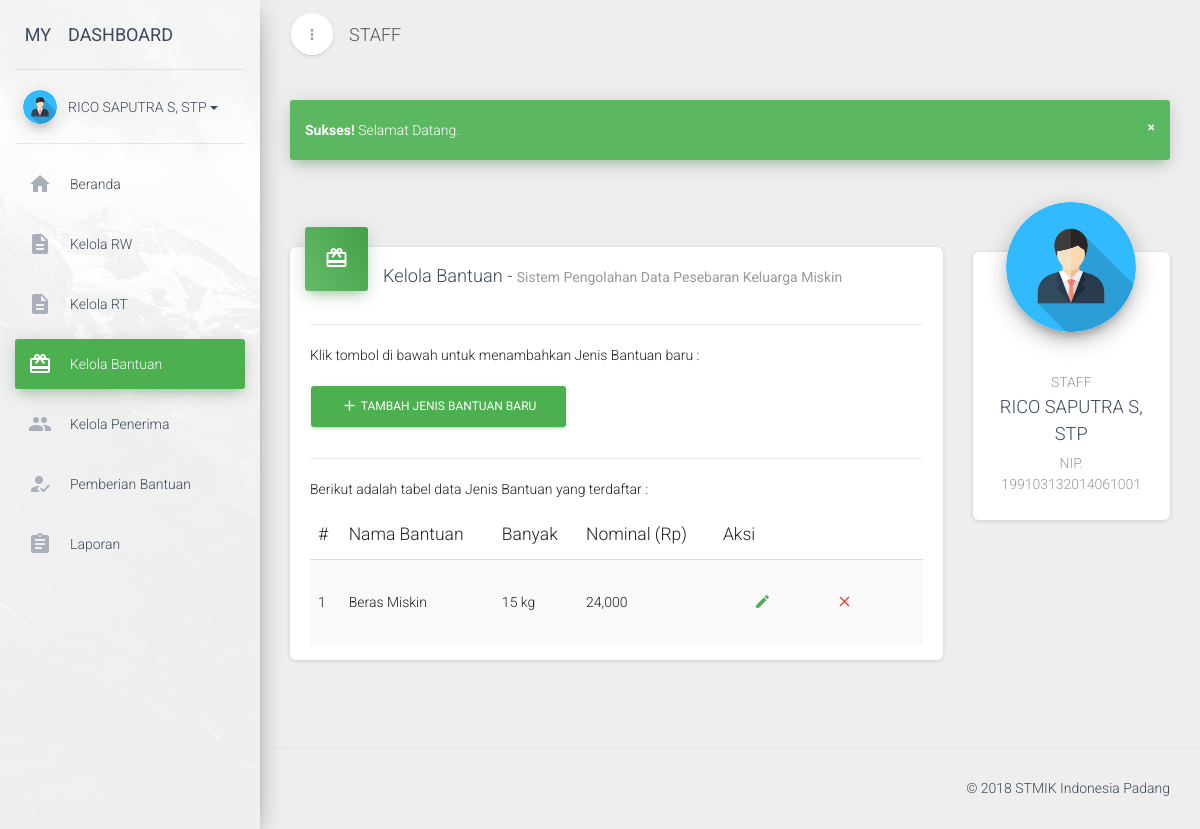
The page /dashboard.php?page=kelola-bantuan (signed in) on the database its author committed.
### tables this page shows
CREATE TABLE `user_akun` (
  `id` int(11) NOT NULL AUTO_INCREMENT,
  `username` varchar(20) NOT NULL,
  `password` varchar(100) NOT NULL,
  `hak_akses` enum('admin','staff') NOT NULL,
  `status` tinyint(4) NOT NULL DEFAULT '0',
  `nama` varchar(50) NOT NULL,
  `nip` varchar(20) NOT NULL,
  PRIMARY KEY (`id`)
);

CREATE TABLE `bantuan` (
  `id` int(11) NOT NULL AUTO_INCREMENT,
  `nama_bantuan` varchar(100) NOT NULL,
  `banyak_bantuan` int(11) NOT NULL,
  `satuan` enum('kg','liter') NOT NULL,
  `nominal` int(11) NOT NULL,
  PRIMARY KEY (`id`)
);

### cores/function.php (called while the page is built, shortened)
<?php
	function koneksi() {
		$host = 'localhost';
		$user = 'root';
		$pass = '';
		$db = 'dbraskin';
		$conn = mysqli_connect($host, $user, $pass, $db);
		return $conn;
	}
	function getStaffProfil($id) {
		$conn = koneksi();
		$query = "SELECT * FROM user_akun WHERE id = '$id'";
		$procs = mysqli_query($conn, $query);
		$datas = mysqli_fetch_assoc($procs);
		return $datas;
	}
?>

### views/dashboard/bantuan/main.php (the view)
<div class="row">
    <div class="col-md-9">
        <div class="card">
            <div class="card-header card-header-icon" data-background-color="green">
                <i class="material-icons">card_giftcard</i>
            </div>
            <div class="card-content">
                <h4 class="card-title">Kelola Bantuan -
                    <small class="category">Sistem Pengolahan Data Pesebaran Keluarga Miskin</small>
                </h4>
                <hr>
                <p>Klik tombol di bawah untuk menambahkan Jenis Bantuan baru :</p>
                <a href="?page=tambah-bantuan" class="btn btn-success">
                    <i class="material-icons">add</i>
                    Tambah Jenis Bantuan Baru
                </a><br><hr>
                <p>Berikut adalah tabel data Jenis Bantuan yang terdaftar :</p>
                <div class="material-datatables">
                    <table id="data-rt" class="table table-striped table-no-bordered table-hover" cellspacing="0" width="100%" style="width:100%">
                        <?php
                            $list_data = [];
                            $query = "SELECT * FROM bantuan";
                            $procs = mysqli_query($conn, $query);
                            while($row = mysqli_fetch_array($procs)) {
                                $list_data[] = $row;
                            }
                        ?>
                        <thead>
                            <tr>
                                <th>#</th>
                                <th>Nama Bantuan</th>
                                <th>Banyak</th>
                                <th>Nominal (Rp)</th>
                                <th class="disabled-sorting">Aksi</th>
                            </tr>
                        </thead>
                        <tbody>
                            <?php foreach ($list_data as $key => $value): ?>
                                <tr>
                                    <td><?php echo $key+1 ?></td>
                                    <td><?php echo $value['nama_bantuan'] ?></td>
                                    <td><?php echo $value['banyak_bantuan'].' '.$value['satuan'] ?></td>
                                    <td><?php echo number_format($value['nominal']) ?></td>
                                    <td>
                                        <a href="?page=ubah-bantuan&id=<?php echo $value['id'] ?>" class="btn btn-round btn-simple btn-success btn-icon"><i class="material-icons">create</i></a>
                                        <a href="?page=hapus-bantuan&id=<?php echo $value['id'] ?>" class="btn btn-round btn-simple btn-danger btn-icon"><i class="material-icons">close</i></a>
                                    </td>
                                </tr>
                            <?php endforeach ?>
                        </tbody>
                    </table>
                </div>
            </div>
        </div>
    </div>
    <div class="col-md-3">
        <?php include 'views/partials/rightbar.php'; ?>
    </div>
</div>

### views/partials/sidebar.php (shortened to what this page needs)
<div class="sidebar" data-active-color="green" data-background-color="white" data-image="assets/vendors/material-dashboard-pro/assets/img/sidebar-1.jpg">
    <div class="logo">
        <a href="?page=beranda" class="simple-text logo-mini">
            MY
        </a>
        <a href="?page=beranda" class="simple-text logo-normal">
            DASHBOARD
        </a>
    </div>
    <div class="sidebar-wrapper">
        <div class="user">
            <div class="photo">
                <img src="assets/img/avatar.png" />
            </div>
            <div class="info">
                <a data-toggle="collapse" href="user.html#collapseExample" class="collapsed">
                    <span>
                        <?php echo $profil['nama'] ?>
                        <b class="caret"></b>
                    </span>
                </a>
            </div>
        </div>
        <ul class="nav">
            <li class="<?php echo ($_GET['page'] == 'beranda')?'active':''; ?>">
                <a href="?page=beranda">
                    <i class="material-icons">home</i>
                    <p>Beranda</p>
                </a>
            </li>
            <li class="<?php echo ($_GET['page'] == 'kelola-rw')?'active':''; ?>">
                <a href="?page=kelola-rw">
                    <i class="material-icons">description</i>
                    <p>Kelola RW</p>
                </a>
            </li>
            <li class="<?php echo ($_GET['page'] == 'kelola-rt')?'active':''; ?>">
                <a href="?page=kelola-rt">
                    <i class="material-icons">description</i>
                    <p>Kelola RT</p>
                </a>
            </li>
            <li class="<?php echo ($_GET['page'] == 'kelola-bantuan')?'active':''; ?>">
                <a href="?page=kelola-bantuan">
                    <i class="material-icons">card_giftcard</i>
                    <p>Kelola Bantuan</p>
                </a>
            </li>
            <li class="<?php echo ($_GET['page'] == 'kelola-penerima')?'active':''; ?>">
                <a href="?page=kelola-penerima">
                    <i class="material-icons">people</i>
                    <p>Kelola Penerima</p>
                </a>
            </li>
            <li class="<?php echo ($_GET['page'] == 'kelola-pemberian')?'active':''; ?>">
                <a href="?page=kelola-pemberian">
                    <i class="material-icons">how_to_reg</i>
                    <p>Pemberian Bantuan</p>
                </a>
            </li>
            <li class="<?php echo ($_GET['page'] == 'main-laporan')?'active':''; ?>">
                <a href="?page=main-laporan">
                    <i class="material-icons">assignment</i>
                    <p>Laporan</p>
                </a>
            </li>
        </ul>
    </div>
</div>

### views/partials/rightbar.php
<div class="card card-profile">
    <div class="card-avatar">
        <a href="#">
            <img class="img" src="assets/img/avatar.png" />
        </a>
    </div>
    <div class="card-content">
        <h6 class="category text-gray"><?php echo $_SESSION['akses']; ?></h6>
        <h4 class="card-title"><?php echo $profil['nama'] ?></h4>
        <p class="description">
            NIP. <?php echo $profil['nip'] ?>
        </p>
    </div>
</div>

### rows shown on the page
user_akun: nama "RICO SAPUTRA S, STP", nip "199103132014061001"
bantuan: nama_bantuan "Beras Miskin", banyak_bantuan "15", satuan "kg", nominal "24,000"

### other values the page prints
$_SESSION["sukses"] "Selamat Datang."
$_SESSION['akses'] "STAFF"
